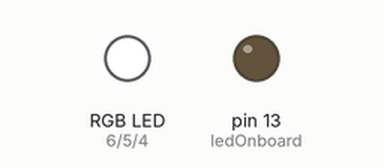
The sketch below on a simulated Arduino Uno, built with avr-gcc and run on an emulated ATmega328P. On the bench: an RGB LED mixed from three pins (HIGH = lit), output pins drawn as LEDs (lit = HIGH).

Above: at 0.1 s.
At 9.8 s:
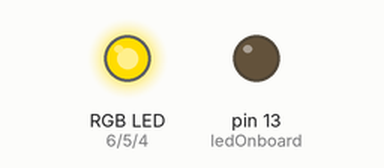
At 19.6 s:
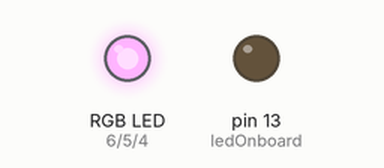
At 29.3 s:
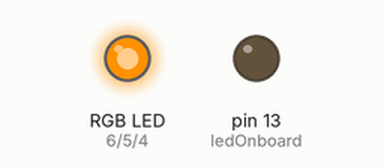
At 39.1 s:
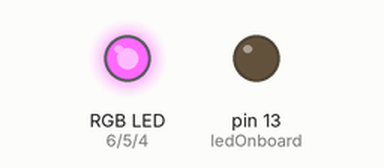
Timing chart, 0 to 40.0 s (numbered marks = the images above):
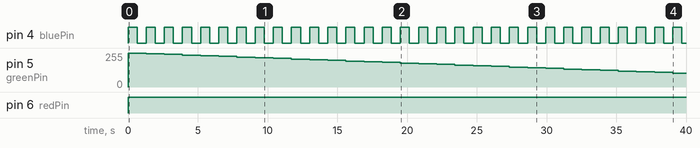

Measured:
- by itself, pin 4 (bluePin): alternates HIGH for 0.65 s and LOW for 0.65 s
- by itself, pin 6 (redPin): LOW → HIGH at 0.00 s
- by itself, pin 5 (greenPin): 0/255 → 255/255 at 0.00 s, → 250/255 1.3 s later, → 245/255 1.3 s later, → 240/255 1.3 s later, … (31 changes in this stretch)

The sketch:

cycle2.ino.ino
```cpp
/*
Adafruit Arduino - Lesson 3. RGB LED
*/

int redPin = 6;
int greenPin = 5;
int bluePin = 4;
int ledOnboard = 13;

//uncomment this line if using a Common Anode LED
#define COMMON_ANODE

//uncomment this line to enable serial debug info
//#define DEBUG

void setup()
{
  #ifdef DEBUG
    Serial.begin(9600);
  #endif
  pinMode(redPin, OUTPUT);
  pinMode(greenPin, OUTPUT);
  pinMode(bluePin, OUTPUT);
  pinMode(ledOnboard, OUTPUT);
}

void loop()
{
  digitalWrite(ledOnboard,LOW);
  for (int redValue = 0; redValue <= 255; redValue += 5) {
    for (int greenValue = 0; greenValue <= 255; greenValue += 5) {
     for (int blueValue = 0; blueValue <= 255; blueValue += 5) {
        setColor(redValue,greenValue,blueValue);
        delay(25);
      }
    }
  }
}

void setColor(int red, int green, int blue)
{
  #ifdef COMMON_ANODE
    red = 255 - red;
    green = 255 - green;
    blue = 255 - blue;
  #endif
  analogWrite(redPin, red);
  analogWrite(greenPin, green);
  analogWrite(bluePin, blue);
}
```
